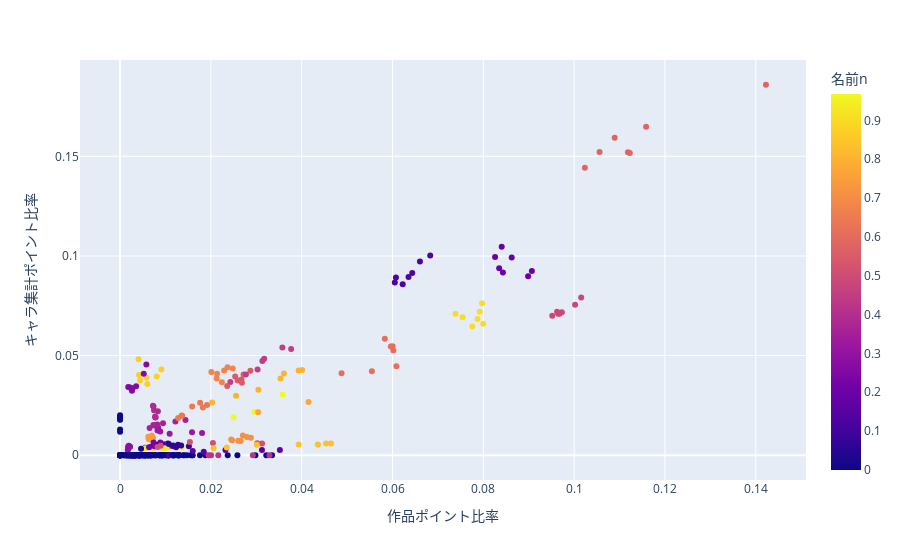

Notebook code for this chart:
### Code cell
fig = px.scatter(chartitlerate_vs_titlerate,
                    x="作品ポイント比率",y="キャラ集計ポイント比率",color="名前n",hover_data=['名前'])
fig.show()

### Figure 1 — Plotly figure (JSON) as saved in the notebook; plotly's stock layout.template omitted (floating-point values rounded to 4 significant figures; data arrays with more than 128 entries replaced by an {"elided": "..."} marker saying what was removed)
{"data": [{"customdata": {"elided": "406x1 str values"}, "hovertemplate": "作品ポイント比率=%{x}<br>キャラ集計ポイント比率=%{y}<br>名前=%{customdata[0]}<br>名前n=%{marker.color}<extra></extra>", "legendgroup": "", "marker": {"color": {"elided": "406 float values"}, "coloraxis": "coloraxis", "symbol": "circle"}, "mode": "markers", "name": "", "orientation": "v", "showlegend": false, "type": "scatter", "x": {"elided": "406 float values"}, "xaxis": "x", "y": {"elided": "406 float values"}, "yaxis": "y"}], "layout": {"coloraxis": {"colorbar": {"title": {"text": "名前n"}}, "colorscale": [[0, "#0d0887"], [0.1111, "#46039f"], [0.2222, "#7201a8"], [0.3333, "#9c179e"], [0.4444, "#bd3786"], [0.5556, "#d8576b"], [0.6667, "#ed7953"], [0.7778, "#fb9f3a"], [0.8889, "#fdca26"], [1, "#f0f921"]]}, "legend": {"tracegroupgap": 0}, "margin": {"t": 60}, "xaxis": {"anchor": "y", "domain": [0, 1], "title": {"text": "作品ポイント比率"}}, "yaxis": {"anchor": "x", "domain": [0, 1], "title": {"text": "キャラ集計ポイント比率"}}}}
